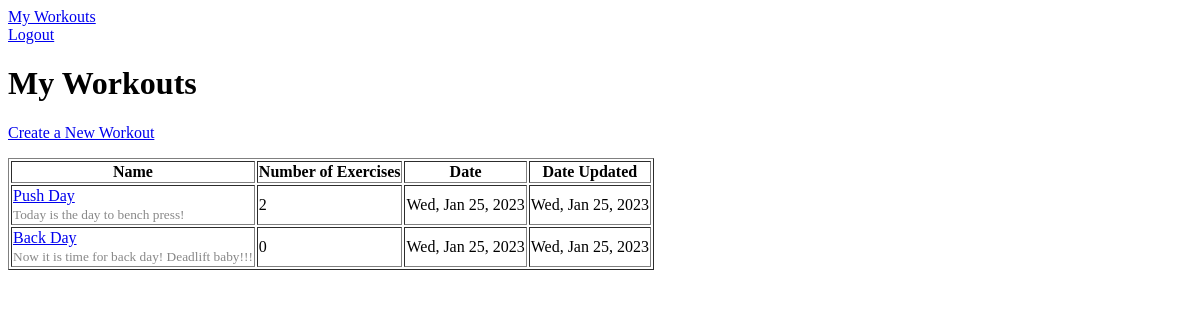
Before: /tracker/workouts/ (signed in) with the older database file.
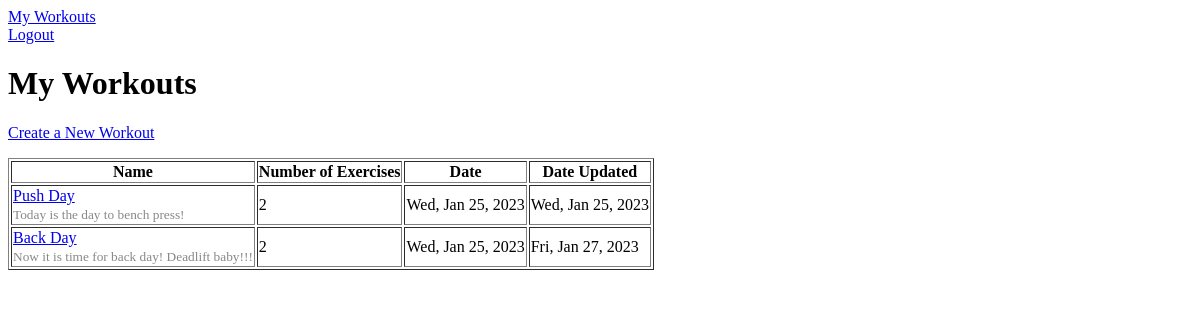
After: the same page with the newer database file.
### tracker/models.py (models this page shows, shortened)
class Workout(models.Model):
    name = models.CharField(max_length=100)
    description = models.TextField(default=None)
    created_on = models.DateTimeField(auto_now_add=True)
    updated_on = models.DateTimeField(auto_now=True)
    user = models.ForeignKey(
        settings.AUTH_USER_MODEL,
        related_name="workouts",
        on_delete=models.CASCADE,
        null=True
    )

### exercises/models.py (models this page shows, shortened)
class Exercise(models.Model):
    created_on = models.DateTimeField(auto_now_add=True)
    name = models.CharField(max_length=150)
    goal = models.CharField(max_length=200)
    sets = models.PositiveSmallIntegerField(default=0)
    reps = models.PositiveSmallIntegerField(default=0)
    weight = models.PositiveSmallIntegerField(default=0)
    met_goal = models.BooleanField(default=False)
    updated_on = models.DateTimeField(auto_now=True)
    workout = models.ForeignKey(
        "tracker.Workout",
        related_name="exercises",
        on_delete=models.CASCADE,
        null=True,
    )
    user = models.ForeignKey(
        settings.AUTH_USER_MODEL,
        related_name="exercises",
        on_delete=models.CASCADE,
    )

### tracker/views.py (the view)
# urls.py: path("workouts/", list_workouts, name="list_workouts"),
@login_required
def list_workouts(request):
    workouts = Workout.objects.filter(user=request.user)
    context = {
        "workouts": workouts,
    }
    return render(request, "tracker/list_workouts.html", context)

### tracker/templates/tracker/list_workouts.html (shortened to what this page needs)
{% extends 'base.html' %}
{% block content %}
    <div>
        <h1>My Workouts</h1>
        <p>
            <a href="{% url 'create_workout' %}">Create a New Workout</a>
        </p>
        {% if workouts|length == 0 %}
            <p>Currently, you have no workouts.</p>
        {% else %}
            <table border="1">
                <thead>
                    <tr>
                        <th>Name</th>
                        <th>Number of Exercises</th>
                        <th>Date</th>
                        <th>Date Updated</th>
                    </tr>
                </thead>
                <tbody>
                    {% for workout in workouts %}
                        <tr>
                            <td>
                                <a href="{% url 'show_my_workout' workout.id %}">{{ workout.name }}</a><br>
                                <small style="color: #888">{{ workout.description }}</small>
                            </td>
                            <td>{{ workout.exercises.all|length }}</td>
                            <td>{{ workout.created_on|date:"D, M j, Y" }}</td>
                            <td>{{ workout.updated_on|date:"D, M j, Y" }}</td>
                        </tr>
                    {% endfor %}
                </tbody>
            </table>
        {% endif %}
    </div>
{% endblock content %}

Changed rows visible on the page:
changed Workout "Back Day": exercises.all|length "0" → "2"; updated_on "Wed, Jan 25, 2023" → "Fri, Jan 27, 2023"
